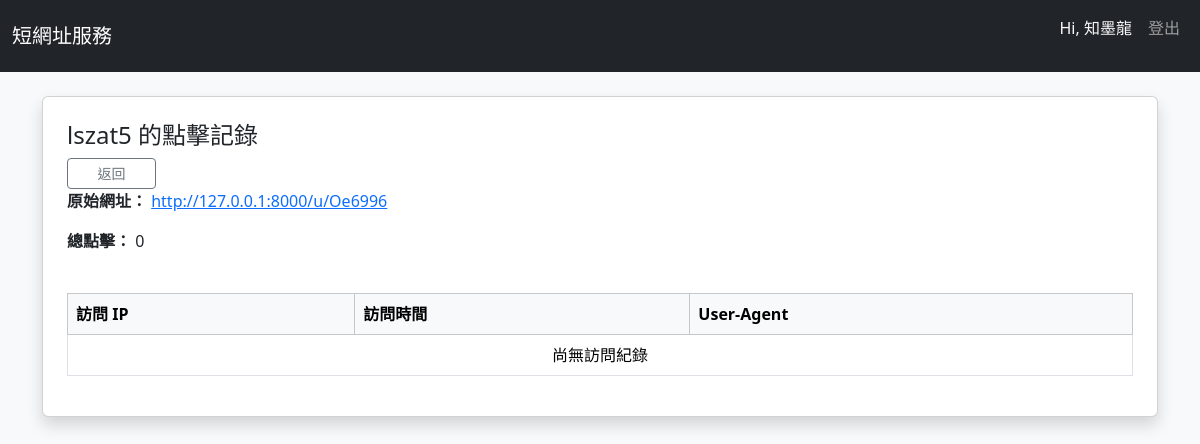
Page /stats/lszat5/ (signed in) on the committed database.
### shortener/models.py (models this page shows, shortened)
class UrlData(models.Model):
    user = models.ForeignKey(User, on_delete=models.CASCADE, related_name='urls')
    url = models.CharField(max_length=200)
    slug = models.CharField(max_length=15, unique=True)
    click_count = models.PositiveIntegerField(default=0)
    is_deleted = models.BooleanField(default=False)

### shortener/views.py (the view)
# urls.py: path('stats/<slug:slug>/', views.url_stats, name='url_stats'),
@login_required
def url_stats(request, slug):
    url_obj = get_object_or_404(UrlData, slug=slug, user=request.user, is_deleted=False)
    clicks = url_obj.clicks.all().order_by('-click_time')
    return render(request, 'shortener/url_stats.html', {'url': url_obj, 'clicks': clicks})

### shortener/templates/shortener/url_stats.html (shortened to what this page needs)
{% extends 'base.html' %}
{% block content %}
<div class="card shadow p-4">
    <h4>{{ url.slug }} 的點擊記錄</h4>
    <a class="btn btn-outline-secondary btn-sm col-1" href="{% url 'my_urls' %}" >返回</a>
    <p><strong>原始網址：</strong> <a href="{{ url.url }}"target="blank">{{ url.url }}</a></p>
    <p><strong>總點擊：</strong> {{ url.click_count }}</p>
    <table class="table table-bordered mt-4">
        <thead class="table-light">
        <tr>
            <th>訪問 IP</th>
            <th>訪問時間</th>
            <th>User-Agent</th>
        </tr>
        </thead>
        <tbody>
        {% for c in clicks %}
        <tr>
            <td>{{ c.ip_address }}</td>
            <td>{{ c.click_time| date:"Y-m-d H:i:s" }}</td>
            <td>{{ c.user_agent }}</td>
        </tr>
        {% empty %}
        <tr><td colspan="3" class="text-center">尚無訪問紀錄</td></tr>
        {% endfor %}
        </tbody>
    </table>
</div>
{% endblock %}

### shortener/templates/base.html (shortened to what this page needs)
{% load static %}
<!DOCTYPE html>
<html lang="zh-Hant">
<head>
	<link href="https://cdn.jsdelivr.net/npm/bootstrap@5.3.2/dist/css/bootstrap.min.css" rel="stylesheet">
</head>
<body class="bg-light">
<nav class="navbar navbar-expand-lg navbar-dark bg-dark mb-4">
  <div class="container-fluid">
    <a class="navbar-brand" href="/">短網址服務</a>
    <div class="collapse navbar-collapse">
      <ul class="navbar-nav ms-auto">
        {% if user.is_authenticated %}
        	<li class="nav-item"><p class="text-light nav-link">Hi, {{user.first_name}}{{user.last_name}}</p></li>
        	<li class="nav-item"><a class="nav-link" href="/logout">登出</a></li>
        {% else %}
        	<li class="nav-item"><a class="nav-link" href="{% url 'account_login' %}">登入</a></li>
        {% endif %}
      </ul>
    </div>
  </div>
</nav>
<div class="container">
    {% block content %}{% endblock %}
</div>
</body>
</html>

### rows in the picture
UrlData: slug "lszat5", url "http://127.0.0.1:8000/u/Oe6996", click_count "0"

### other values in the picture
{{ user.first_name }} "知墨"
{{ user.last_name }} "龍"
